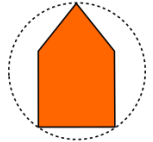
#> input picture testes openCV/4- shapes/templates/casa.png, 153 x 142 px, given in place of the camera
$ python teste.py
#> lines starting #> are read from the running program, lines starting #| are printed output that depends on the picture; after the words box and inside, x2 and y2 are one past the last pixel; in counts of white or black regions, pixels touching at a corner belong together
import cv2
import numpy as np

cap = cv2.VideoCapture(0)

# Cria uma única janela nomeada antes do loop
cv2.namedWindow('Detecção de Círculos', cv2.WINDOW_NORMAL)

while True:
    ret, frame = cap.read()
#> frame is the input picture: shape (142, 153, 3); mean B, G, R 159.1, 193.6, 245.5
    if not ret:
        break  # Sai do loop se a captura falhar

    gray = cv2.cvtColor(frame, cv2.COLOR_BGR2GRAY)
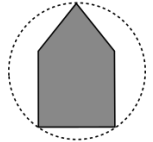
#> gray: shape (142, 153); min 0, max 255, mean 205.2
    blurred = cv2.GaussianBlur(gray, (9, 9), 2)
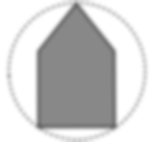
#> blurred: shape (142, 153); min 106, max 255, mean 205.1

    circles = cv2.HoughCircles(
        blurred, cv2.HOUGH_GRADIENT, dp=1.2, minDist=100,
        param1=50, param2=30, minRadius=20, maxRadius=100
    )
#> circles = [[78.6, 70.2, 68.48]]

    if circles is not None:
        circles = np.uint16(np.around(circles))
#> circles = [[79, 70, 68]]
        for circle in circles[0, :]:
            cv2.circle(frame, (circle[0], circle[1]), circle[2], (0, 255, 0), 2)
            cv2.circle(frame, (circle[0], circle[1]), 2, (0, 0, 255), 3)
#> this loop made 1 pass
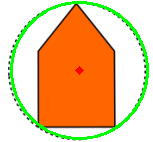
#> frame: shape (142, 153, 3); 6.25% of pixels changed, all inside (x1, y1, x2, y2) = (10, 1, 149, 140)

    # Exibe o frame na janela criada anteriormente
    cv2.imshow('Detecção de Círculos', frame)

    # Pressione 'q' para sair
    if cv2.waitKey(1) & 0xFF == ord('q'):
#> (key q is pressed here)
        break

cap.release()
cv2.destroyAllWindows()

$ run again, on testes openCV/4- shapes/templates/cruz.png
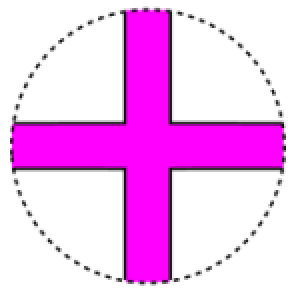
#> input picture testes openCV/4- shapes/templates/cruz.png, 144 x 146 px, given in place of the camera (shown 2 times larger)
#> frame is the input picture: shape (146, 144, 3); mean B, G, R 243.5, 179.6, 243.5
#> `blurred = cv2.GaussianBlur(gray, (9, 9), 2)`:
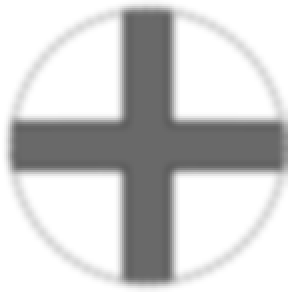
#> blurred: shape (146, 144) (shown 2 times larger); min 95, max 255, mean 205.8
#> `circles = cv2.HoughCircles( blurred, cv2.HOUGH_GRADIENT, dp=1.2, minDi..`: circles = [[76.2, 72.6, 67.88]]
#> `circles = np.uint16(np.around(circles))`: circles = [[76, 73, 68]]
#> the loop `for circle in circles[0, :]:` made 1 pass
#> after the loop `for circle in circles[0, :]:`:
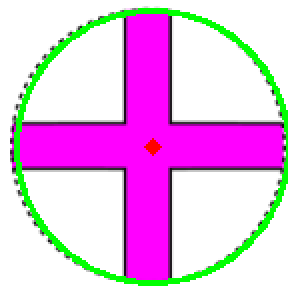
#> frame: shape (146, 144, 3) (shown 2 times larger); 6.25% of pixels changed, all inside (x1, y1, x2, y2) = (7, 4, 144, 143)

$ run again, on testes openCV/4- shapes/templates/estrela.png
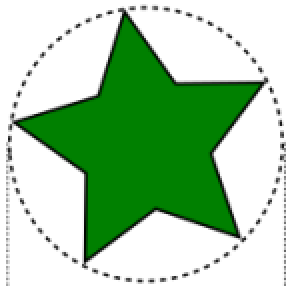
#> input picture testes openCV/4- shapes/templates/estrela.png, 143 x 143 px, given in place of the camera (shown 2 times larger)
#> frame is the input picture: shape (143, 143, 3); mean B, G, R 165.5, 204.2, 165.5
#> `blurred = cv2.GaussianBlur(gray, (9, 9), 2)`:
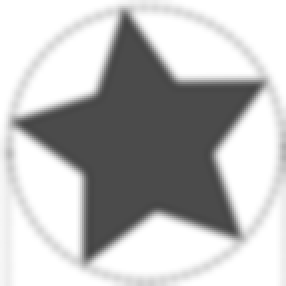
#> blurred: shape (143, 143) (shown 2 times larger); min 68, max 255, mean 188.2
#> `circles = cv2.HoughCircles( blurred, cv2.HOUGH_GRADIENT, dp=1.2, minDi..`: circles = [[73.8, 73.8, 67.76]]
#> `circles = np.uint16(np.around(circles))`: circles = [[74, 74, 68]]
#> the loop `for circle in circles[0, :]:` made 1 pass
#> after the loop `for circle in circles[0, :]:`:
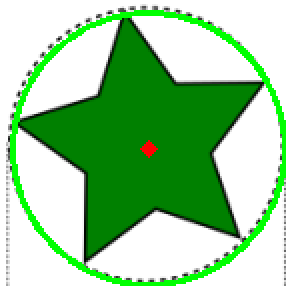
#> frame: shape (143, 143, 3) (shown 2 times larger); 6.49% of pixels changed, all inside (x1, y1, x2, y2) = (5, 5, 143, 143)
